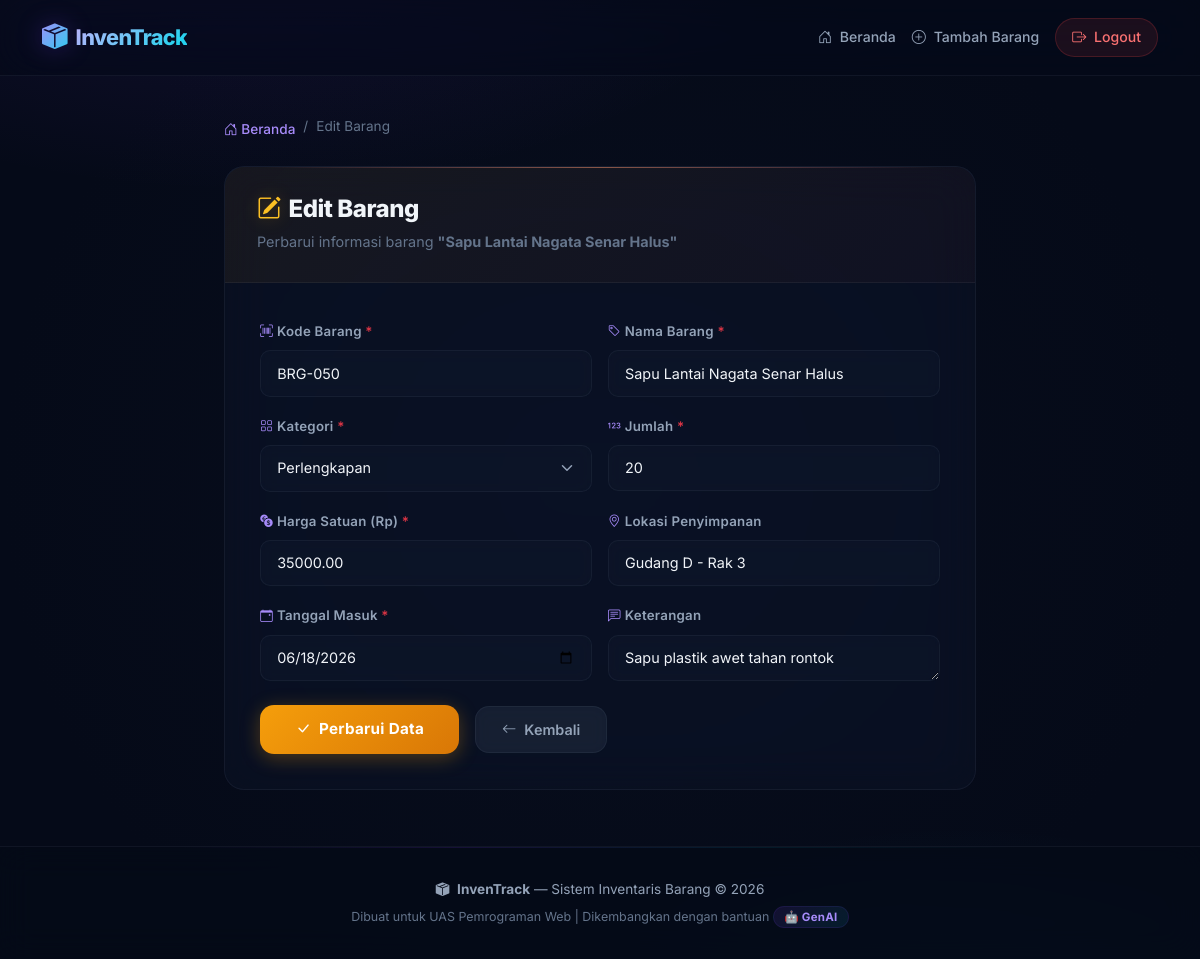
Screenshot of /edit.php?id=50 (signed in) with the database file from the repository.
### tables this page shows
CREATE TABLE IF NOT EXISTS barang (
    id INT(11) AUTO_INCREMENT PRIMARY KEY,
    kode_barang VARCHAR(20) NOT NULL UNIQUE,
    nama_barang VARCHAR(100) NOT NULL,
    kategori ENUM('Elektronik', 'Furniture', 'Alat Tulis', 'Perlengkapan', 'Lainnya') NOT NULL DEFAULT 'Lainnya',
    jumlah INT(11) NOT NULL DEFAULT 0,
    harga DECIMAL(15, 2) NOT NULL DEFAULT 0.00,
    lokasi VARCHAR(100) DEFAULT NULL,
    tanggal_masuk DATE NOT NULL,
    keterangan TEXT DEFAULT NULL,
    created_at TIMESTAMP DEFAULT CURRENT_TIMESTAMP,
    updated_at TIMESTAMP DEFAULT CURRENT_TIMESTAMP ON UPDATE CURRENT_TIMESTAMP
);

### edit.php (the view, shortened to what this page needs)
<?php
include 'koneksi.php';
$barang = null;
if (isset($_GET['id'])) {
    $id = (int) $_GET['id'];
    $query = "SELECT * FROM barang WHERE id = $id";
    $result = mysqli_query($koneksi, $query);
    if (mysqli_num_rows($result) > 0) {
        $barang = mysqli_fetch_assoc($result);
    } else {
        header("Location: index.php");
        exit;
    }
} else {
    header("Location: index.php");
    exit;
}
?>
<!DOCTYPE html>
<html lang="id">
<head>
    <link href="https://cdn.jsdelivr.net/npm/bootstrap@5.3.3/dist/css/bootstrap.min.css" rel="stylesheet">
    <link href="https://cdn.jsdelivr.net/npm/bootstrap-icons@1.11.3/font/bootstrap-icons.min.css" rel="stylesheet">
    <link rel="stylesheet" href="css/style.css">
</head>
<body>
    <nav class="navbar navbar-expand-lg navbar-dark sticky-top">
        <div class="container">
            <a class="navbar-brand d-flex align-items-center" href="index.php">
                <i class="bi bi-box-seam-fill me-2 brand-icon"></i>
                <span class="brand-text">InvenTrack</span>
            </a>
            <div class="collapse navbar-collapse" id="navbarNav">
                <ul class="navbar-nav ms-auto align-items-center">
                    <li class="nav-item">
                        <a class="nav-link" href="index.php"><i class="bi bi-house-door me-1"></i> Beranda</a>
                    </li>
                    <li class="nav-item">
                        <a class="nav-link" href="tambah.php"><i class="bi bi-plus-circle me-1"></i> Tambah Barang</a>
                    </li>
                    <li class="nav-item ms-2">
                        <a class="nav-link btn-logout" href="logout.php" onclick="return confirm('Yakin ingin logout?')">
                            <i class="bi bi-box-arrow-right me-1"></i> Logout
                        </a>
                    </li>
                </ul>
            </div>
        </div>
    </nav>
    <main class="container main-content">
        <div class="row justify-content-center">
            <div class="col-lg-8">
                <nav aria-label="breadcrumb" class="mb-4">
                    <ol class="breadcrumb custom-breadcrumb">
                        <li class="breadcrumb-item"><a href="index.php"><i class="bi bi-house-door"></i> Beranda</a></li>
                        <li class="breadcrumb-item active">Edit Barang</li>
                    </ol>
                </nav>
                <div class="form-card">
                    <div class="form-card-header form-card-header-edit">
                        <h1 class="form-title">
                            <i class="bi bi-pencil-square me-2"></i>Edit Barang
                        </h1>
                        <p class="form-subtitle">Perbarui informasi barang <strong>"<?= htmlspecialchars($barang['nama_barang']) ?>"</strong></p>
                    </div>
                    <div class="form-card-body">
                        <form method="POST" action="edit.php?id=<?= $barang['id'] ?>" id="formEdit">
                            <div class="row g-3">
                                <div class="col-md-6">
                                    <label for="kode_barang" class="form-label">
                                        <i class="bi bi-upc-scan me-1"></i>Kode Barang <span class="text-danger">*</span>
                                    </label>
                                    <input type="text" class="form-control custom-input" id="kode_barang" name="kode_barang"
                                           required maxlength="20" value="<?= htmlspecialchars($barang['kode_barang']) ?>">
                                </div>
                                <div class="col-md-6">
                                    <label for="nama_barang" class="form-label">
                                        <i class="bi bi-tag me-1"></i>Nama Barang <span class="text-danger">*</span>
                                    </label>
                                    <input type="text" class="form-control custom-input" id="nama_barang" name="nama_barang"
                                           required maxlength="100" value="<?= htmlspecialchars($barang['nama_barang']) ?>">
                                </div>
                                <div class="col-md-6">
                                    <label for="kategori" class="form-label">
                                        <i class="bi bi-grid me-1"></i>Kategori <span class="text-danger">*</span>
                                    </label>
                                    <select class="form-select custom-input" id="kategori" name="kategori" required>
                                        <?php
                                        $kategori_list = ['Elektronik', 'Furniture', 'Alat Tulis', 'Perlengkapan', 'Lainnya'];
                                        for ($i = 0; $i < count($kategori_list); $i++) {
                                            $selected = ($barang['kategori'] == $kategori_list[$i]) ? 'selected' : '';
                                            echo '<option value="' . $kategori_list[$i] . '" ' . $selected . '>' . $kategori_list[$i] . '</option>';
                                        }
                                        ?>
                                    </select>
                                </div>
                                <div class="col-md-6">
                                    <label for="jumlah" class="form-label">
                                        <i class="bi bi-123 me-1"></i>Jumlah <span class="text-danger">*</span>
                                    </label>
                                    <input type="number" class="form-control custom-input" id="jumlah" name="jumlah"
                                           required min="0" value="<?= $barang['jumlah'] ?>">
                                </div>
                                <div class="col-md-6">
                                    <label for="harga" class="form-label">
                                        <i class="bi bi-currency-exchange me-1"></i>Harga Satuan (Rp) <span class="text-danger">*</span>
                                    </label>
                                    <input type="number" class="form-control custom-input" id="harga" name="harga"
                                           required min="0" step="0.01" value="<?= $barang['harga'] ?>">
                                </div>
                                <div class="col-md-6">
                                    <label for="lokasi" class="form-label">
                                        <i class="bi bi-geo-alt me-1"></i>Lokasi Penyimpanan
                                    </label>
                                    <input type="text" class="form-control custom-input" id="lokasi" name="lokasi"
                                           maxlength="100" value="<?= htmlspecialchars($barang['lokasi'] ?? '') ?>">
                                </div>
                                <div class="col-md-6">
                                    <label for="tanggal_masuk" class="form-label">
                                        <i class="bi bi-calendar-event me-1"></i>Tanggal Masuk <span class="text-danger">*</span>
                                    </label>
                                    <input type="date" class="form-control custom-input" id="tanggal_masuk" name="tanggal_masuk"
                                           required value="<?= $barang['tanggal_masuk'] ?>">
                                </div>
                                <div class="col-md-6">
                                    <label for="keterangan" class="form-label">
                                        <i class="bi bi-chat-left-text me-1"></i>Keterangan
                                    </label>
                                    <textarea class="form-control custom-input" id="keterangan" name="keterangan"
                                              rows="1"><?= htmlspecialchars($barang['keterangan'] ?? '') ?></textarea>
                                </div>
                                <div class="col-12 mt-4">
                                    <div class="form-actions">
                                        <button type="submit" class="btn btn-submit btn-update" id="btnUpdate">
                                            <i class="bi bi-check-lg me-2"></i>Perbarui Data
                                        </button>
                                        <a href="index.php" class="btn btn-cancel">
                                            <i class="bi bi-arrow-left me-2"></i>Kembali
                                        </a>
                                    </div>
                                </div>
                            </div>
                        </form>
                    </div>
                </div>
            </div>
        </div>
    </main>
    <footer class="footer-section">
        <div class="container text-center">
            <p class="footer-text">
                <i class="bi bi-box-seam-fill me-1"></i>
                <strong>InvenTrack</strong> &mdash; Sistem Inventaris Barang &copy; <?= date('Y') ?>
            </p>
            <p class="footer-credit">
                Dibuat untuk UAS Pemrograman Web | Dikembangkan dengan bantuan <span class="ai-badge">🤖 GenAI</span>
            </p>
        </div>
    </footer>
</body>
</html>

### rows the page displays
barang: nama_barang "Sapu Lantai Nagata Senar Halus", kode_barang "BRG-050", jumlah "20", harga "35000.00", lokasi "Gudang D - Rak 3", tanggal_masuk "06/18/2026", keterangan "Sapu plastik awet tahan rontok"

### other values shown
form field kategori "Perlengkapan"
